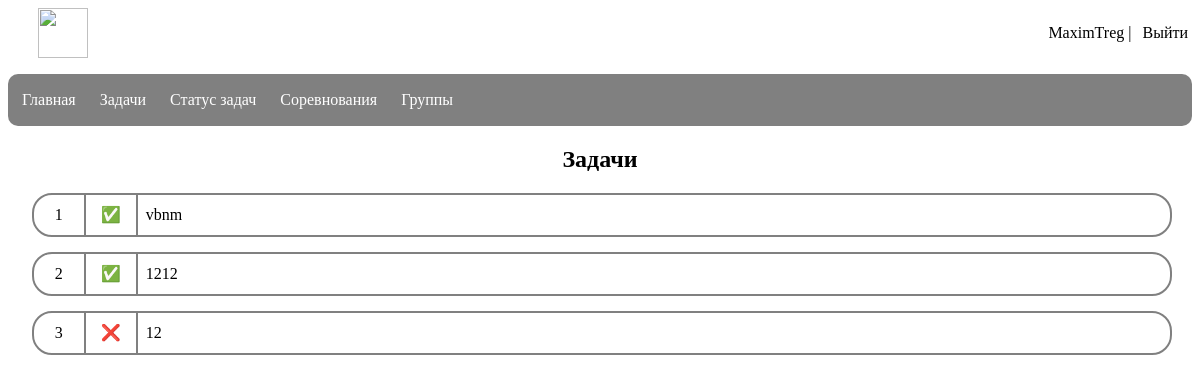
The page /tasks (signed in) on the database its author committed.
### app/models.py (models this page shows, shortened)
class User(UserMixin, db.Model):
    id = db.Column(db.Integer, primary_key=True)
    username = db.Column(db.String(50), index=True, unique=True)
    email = db.Column(db.String(120), index=True, unique=True)
    password_hash = db.Column(db.String(128))
    groups = db.relationship('UserGroup', backref='user', lazy='dynamic')
    tasks = db.relationship('Task', backref='creator', lazy='dynamic')
    solutions = db.relationship('Solution', backref='user', lazy='dynamic')
    def get_tasks_status(self, user_id):
        solved_tasks = [solution for solution in self.solutions]
        all_tasks = Task.query.all()
        tasks_status = {}
        for task in all_tasks:
            if Solution.query.filter_by(task_id=task.id, user_id=user_id).first() is not None:
                solved_tasks1 = Solution.query.filter_by(task_id=task.id, user_id=user_id)
                is_correct = 0
                for solution in solved_tasks1:
                    print(solution.attempt)
                    is_correct = max(str(task.answer) == str(solution.attempt), is_correct)
                print('jkhjk')
                print(is_correct)
                status = "✅" if is_correct or task.id in tasks_status and tasks_status[task.id]['status'] == "✅" else "❌"
            else:
                status = "❓"
            tasks_status[task.id] = {
                'id': task.id,
                'title': task.title,
                'status': status
            }
        print(tasks_status)
        return tasks_status

class Task(db.Model):
    id = db.Column(db.Integer, primary_key=True)
    statement = db.Column(db.String)
    creator_id = db.Column(db.Integer, db.ForeignKey('user.id'))
    title = db.Column(db.String(60))
    answer = db.Column(db.String(60))
    solutions = db.relationship('Solution', backref='task', lazy='dynamic')
    groups = db.relationship('TaskGroup', backref='task', lazy='dynamic')

### app/routes.py (the view, shortened to what this page needs)
@app.route('/tasks', methods=['GET', 'POST'], defaults={'id': None})
@app.route('/tasks/<int:id>', methods=['GET', 'POST'])
def tasks(id):
    tasks = Task.query.all()
    if not current_user.is_anonymous:
        tasks_status = current_user.get_tasks_status(current_user.id)
        return render_template('tasks.html', id=id, tasks=tasks, tasks_status=tasks_status)
    return render_template('tasks.html', id=id, tasks_status=tasks)

### app/models.py (called while the page is built)
@login.user_loader
def load_user(id):
    return User.query.get(int(id))

### app/templates/tasks.html (shortened to what this page needs)
{% extends "base.html" %}
{% block content %}
    {% if not id %}
    <h2>Задачи</h2>
    {% for task in tasks_status %}
    {% if not current_user.is_anonymous %}
        <a href="/tasks/{{ task }}" id="tasks">
            <div class="task">
                <div class="task_id">
                    {{ task }}
                </div>
                <div class="task_status">
                    {{ tasks_status[task]['status'] }}
                </div>
                <div>
                    <div class="tasks_title">
                        {{ tasks_status[task]['title'] }}
                    </div>
                </div>
            </div>
        </a>
    {% endif %}
    {% endfor %}
    {% else %}
        {% include '_task.html' %}
    {% endif %}
{% endblock %}

### app/templates/base.html (shortened to what this page needs)
<html>
    <head>
        <link type="text/css" href="../static/css/styles.css" rel="stylesheet" />
    </head>
    <body>
        <div id="header">
            <a href="/"><img class="logo" src="../static/images/logo.png"></a>
            <div>
                {% if current_user.is_anonymous %}
                <a href="/login" class="login">Войти</a>
                |
                <a href="/register" class="login">Зарегистрироваться</a>
                {% else %}
                <a href="/profile" id="profile_button"> {{ current_user.username }} </a>
                |
                <a href="{{ '/logout' }}" class="login">Выйти</a>
                {% endif %}
            </div>
        </div>
        <div id="menu">
            <ul>
                <li><a href="/">Главная</a></li>
                <li><a href="/tasks">Задачи</a></li>
                {% if not current_user.is_anonymous %}
                    <li><a href="/tasks_status">Статус задач</a></li>
                {% endif %}
                <li><a href="/contests">Соревнования</a></li>
                <li><a href="/groups">Группы</a></li>
            </ul>
        </div>
        {% block content %}{% endblock %}
    </body>
</html>

### app/static/css/styles.css (style rules this page uses)
body { font-family: Comic Sans MS; }
ul { list-style-type: none; padding: 7px; overflow: hidden; background-color: grey; border-radius: 10px; }
.logo { height: 50px; margin-left: 30px; }
#header { display: flex; justify-content: space-between; align-items: center; }
.login { color: black; text-align: center; }
.login { padding: 4px; padding-left: 7px; color: black; border-radius: 5px; text-decoration: none; }
li { float: left; }
li a { display: block; color: white; text-align: center; margin-right: 10px; padding: 10px; padding-left: 7px; padding-right: 7px; border-radius: 10px; text-decoration: none; }
#tasks { color: black; text-decoration: none }
.task { margin-left: 2%; margin-top: 15px; border: 2px solid grey; border-radius: 20px; width: 96%; display: flex; align-items: center; height: 40px; }
.task_id { width: 50px; height: 40px; display: flex; justify-content: center; align-items: center; border-right: 2px solid grey; }
.tasks_title { padding: 8px; display: flex; text-items: center; }
.task_status { width: 50px; height: 40px; border-right: 2px solid grey; display: flex; justify-content: center; align-items: center; }
#profile_button { color: black; text-decoration: none; }
h2 { text-align: center; }

### rows shown on the page
User: username "MaximTreg"
Task: title "vbnm"
Task: title "1212"
Task: title "12"

### other values the page prints
{{ task }} "1" "2" "3"
{{ tasks_status[task]['status'] }} "✅" "✅" "❌"
